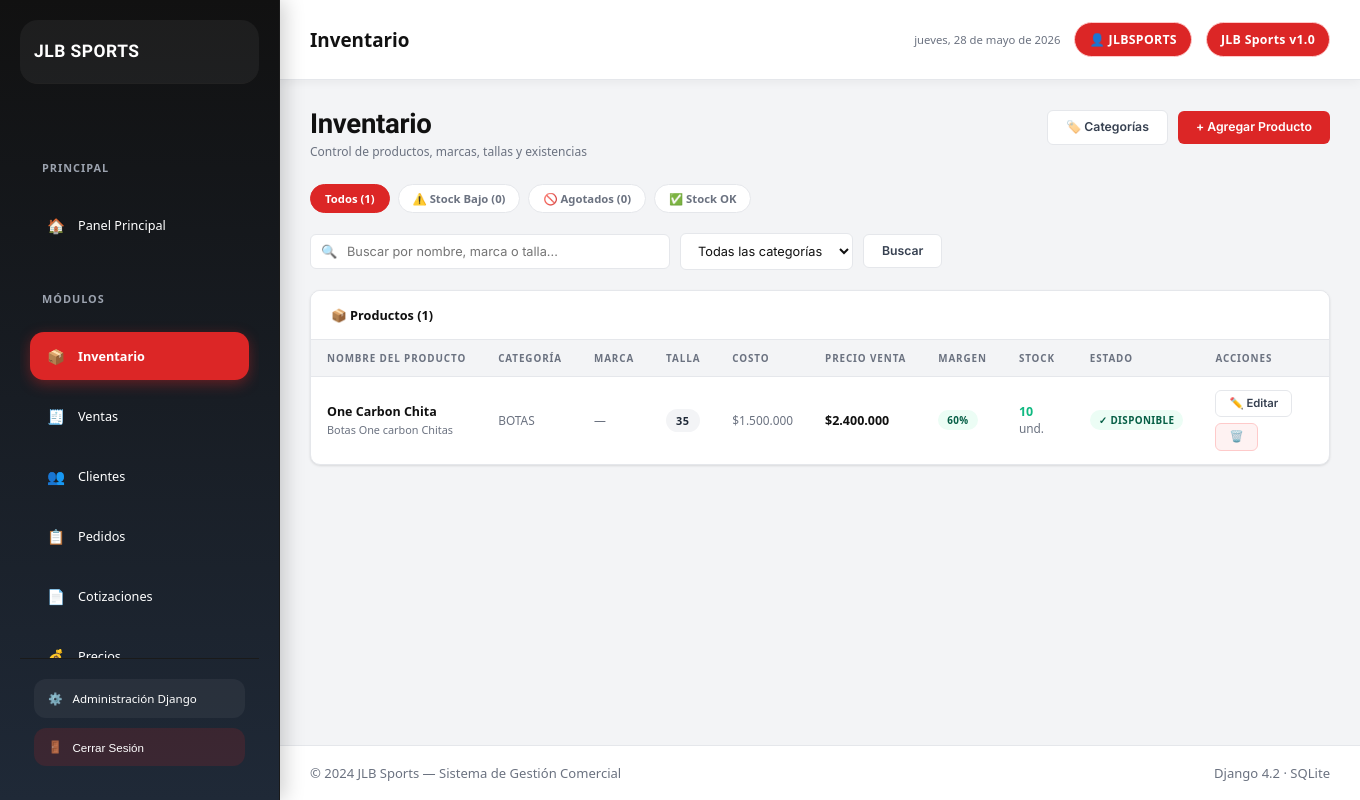
/dashboard/products/ (signed in), run on an earlier commit of the app's database.
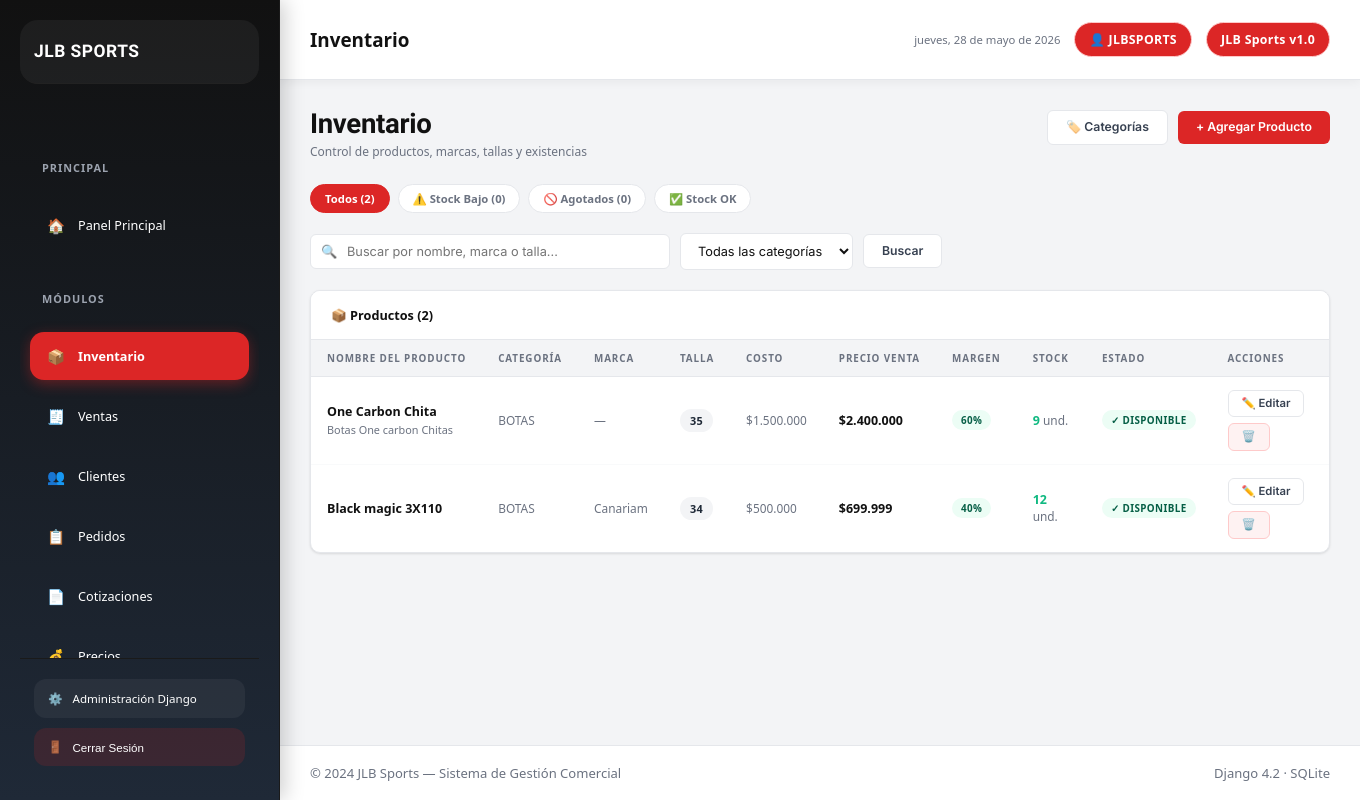
And on a later commit of the database.
### inventory/models.py (models this page shows, shortened)
class Product(models.Model):
    codigo = models.CharField(
        max_length=50,
        unique=True,
        null=True,
        blank=True,
        default=None,
        verbose_name='Código'
    )
    name = models.CharField(max_length=200)
    category = models.ForeignKey(
        Category,
        on_delete=models.SET_NULL,
        null=True,
        blank=True,
        related_name='products'
    )
    marca = models.CharField(
        max_length=100,
        blank=True,
        default=''
    )
    talla = models.CharField(
        max_length=20,
        blank=True,
        default=''
    )
    color = models.CharField(
        max_length=100,
        blank=True,
        default='',
        verbose_name='Color(es)',
        help_text='Colores disponibles separados por coma. Ej: Rojo, Azul, Negro'
    )
    description = models.TextField(blank=True)
    cost_price = models.DecimalField(
        max_digits=10,
        decimal_places=2
    )
    sale_price = models.DecimalField(
        max_digits=10,
        decimal_places=2
    )
    stock_quantity = models.IntegerField(default=0)
    min_stock = models.IntegerField(default=5)
    created_at = models.DateTimeField(auto_now_add=True)
    @property
    def is_low_stock(self):
        return (
            self.stock_quantity > 0 and
            self.stock_quantity <= self.min_stock
        )
    @property
    def profit_margin(self):
        if self.cost_price and self.cost_price > 0:
            return ((self.sale_price - self.cost_price) / self.cost_price) * 100
        return 0

class Category(models.Model):
    name = models.CharField(max_length=100)
    description = models.TextField(blank=True)

### inventory/views.py (the view)
# urls.py: path('products/', views.product_list, name='product_list'),
@login_required
def product_list(request):
    query = request.GET.get('q', '')
    category_id = request.GET.get('category', '')
    stock_filter = request.GET.get('stock', '')
    products = Product.objects.select_related('category').prefetch_related('color_stocks').all()
    if query:
        products = products.filter(
            Q(name__icontains=query) | Q(codigo__icontains=query) |
            Q(description__icontains=query) | Q(marca__icontains=query) |
            Q(talla__icontains=query) | Q(color__icontains=query)
        )
    if category_id:
        products = products.filter(category_id=category_id)
    if stock_filter == 'bajo':
        products = products.filter(stock_quantity__gt=0, stock_quantity__lte=F('min_stock'))
    elif stock_filter == 'agotado':
        products = products.filter(stock_quantity=0)
    elif stock_filter == 'ok':
        products = products.filter(stock_quantity__gt=F('min_stock'))
    categories = Category.objects.all()
    total_count = Product.objects.count()
    low_count = Product.objects.filter(stock_quantity__gt=0, stock_quantity__lte=F('min_stock')).count()
    out_count = Product.objects.filter(stock_quantity=0).count()
    context = {
        'products': products,
        'categories': categories,
        'query': query,
        'selected_category': category_id,
        'stock_filter': stock_filter,
        'total_count': total_count,
        'low_count': low_count,
        'out_count': out_count,
        'active_page': 'inventory',
    }
    return render(request, 'inventory/product_list.html', context)

### inventory/templatetags/jlb_filters.py (called while the page is built)
@register.filter
def pesos(value):
    try:
        value = Decimal(str(value))
        if value == value.to_integral_value():
            formatted = f"{int(value):,}".replace(",", ".")
        else:
            formatted = f"{value:,.0f}".replace(",", ".")
        return f"${formatted}"
    except (ValueError, TypeError):
        return f"${value}"

### templates/inventory/product_list.html (shortened to what this page needs)
{% extends 'base.html' %}
{% load jlb_filters %}
{% block topbar_title %}Inventario{% endblock %}
{% block content %}
<div class="seccion-header">
  <div>
    <h1 class="seccion-titulo">Inventario</h1>
    <p class="seccion-subtitulo">Control de productos, marcas, tallas y existencias</p>
  </div>
  <div class="seccion-acciones">
    <a href="{% url 'category_list' %}" class="btn btn-outline">🏷️ Categorías</a>
    <a href="{% url 'product_create' %}" class="btn btn-rojo">+ Agregar Producto</a>
  </div>
</div>
<div class="filtros-rapidos">
  <a href="{% url 'product_list' %}{% if query %}?q={{ query }}{% endif %}"
     class="filtro-btn {% if not stock_filter %}activo{% endif %}">
    Todos ({{ total_count }})
  </a>
  <a href="?stock=bajo{% if query %}&q={{ query }}{% endif %}{% if selected_category %}&category={{ selected_category }}{% endif %}"
     class="filtro-btn {% if stock_filter == 'bajo' %}activo{% endif %}">
    ⚠️ Stock Bajo ({{ low_count }})
  </a>
  <a href="?stock=agotado{% if query %}&q={{ query }}{% endif %}{% if selected_category %}&category={{ selected_category }}{% endif %}"
     class="filtro-btn {% if stock_filter == 'agotado' %}activo{% endif %}">
    🚫 Agotados ({{ out_count }})
  </a>
  <a href="?stock=ok{% if query %}&q={{ query }}{% endif %}{% if selected_category %}&category={{ selected_category }}{% endif %}"
     class="filtro-btn {% if stock_filter == 'ok' %}activo{% endif %}">
    ✅ Stock OK
  </a>
</div>
<form method="get" class="filtros-barra">
  <div class="busqueda-wrap">
    <span class="busqueda-icono">🔍</span>
    <input type="text" name="q" value="{{ query }}" placeholder="Buscar por nombre, marca o talla...">
  </div>
  <select name="category" style="width:auto;min-width:160px;" onchange="this.form.submit()">
    <option value="">Todas las categorías</option>
  </select>
  <button type="submit" class="btn btn-outline">Buscar</button>
</form>
<div class="tarjeta">
  <div class="tarjeta-cab">
    <span class="tarjeta-titulo">📦 Productos ({{ products.count }})</span>
  </div>
  <div class="tabla-wrap">
    <table>
      <thead>
        <tr>
          <th>Nombre del Producto</th>
          <th>Categoría</th>
          <th>Marca</th>
          <th>Talla</th>
          <th>Costo</th>
          <th>Precio Venta</th>
          <th>Margen</th>
          <th>Stock</th>
          <th>Estado</th>
          <th>Acciones</th>
        </tr>
      </thead>
      <tbody>
        {% for p in products %}
        <tr class="
          ">
          <td>
            <div class="bold">{{ p.name }}</div>
            {% if p.description %}
              <div class="td-muted" style="font-size:0.75rem;margin-top:2px;">{{ p.description|truncatechars:45 }}</div>
            {% endif %}
          </td>
          <td class="td-muted">{{ p.category.name|default:"—" }}</td>
          <td class="td-muted">{{ p.marca|default:"—" }}</td>
          <td>
            {% if p.talla %}
              <span class="badge badge-negro" style="font-size:0.75rem;padding:4px 10px;letter-spacing:0.5px;">
                {{ p.talla }}
              </span>
            {% else %}
              <span class="td-muted">—</span>
            {% endif %}
          </td>
          <td class="td-muted">{{ p.cost_price|pesos }}</td>
          <td class="bold">{{ p.sale_price|pesos }}</td>
          <td>
            <span class="badge
              {% if p.profit_margin >= 30 %}badge-verde
              {% elif p.profit_margin >= 15 %}badge-amarillo
              {% else %}badge-rojo{% endif %}">
              {{ p.profit_margin|floatformat:0 }}%
            </span>
          </td>
          <td>
            <span class="bold
              {% if p.stock_quantity == 0 %}txt-rojo
              {% elif p.is_low_stock %}txt-rojo
              {% else %}txt-verde{% endif %}">
              {{ p.stock_quantity }}
            </span>
            <span class="td-muted"> und.</span>
          </td>
          <td>
            {% if p.stock_quantity == 0 %}
              <span class="badge badge-rojo">🚫 Agotado</span>
            {% elif p.is_low_stock %}
              <span class="badge badge-amarillo">⚠️ Stock Bajo</span>
            {% else %}
              <span class="badge badge-verde">✓ Disponible</span>
            {% endif %}
          </td>
          <td>
            <div class="td-acciones">
              <a href="{% url 'product_edit' p.pk %}" class="btn btn-outline btn-sm">✏️ Editar</a>
              <a href="{% url 'product_delete' p.pk %}"
                 class="btn btn-sm"
                 style="background:var(--rojo-suave);color:var(--rojo);border:1px solid var(--rojo-borde);">
                🗑️
              </a>
            </div>
          </td>
        </tr>
        {% endfor %}
      </tbody>
    </table>
  </div>
</div>
{% endblock %}

### templates/base.html (shortened to what this page needs)
{% load static %}
{% load jlb_filters %}
<!DOCTYPE html>
<html lang="es">
<head>
  <link rel="stylesheet" href="{% static 'css/style.css' %}">
</head>
<body>
<aside class="sidebar">
  <a href="{% url 'dashboard' %}" class="sidebar-brand">
    <div class="brand-text">
      <div class="brand-nombre">JLB Sports</div>
    </div>
  </a>
  <nav class="sidebar-nav">
    <div class="nav-grupo-label">Principal</div>
    <a href="{% url 'dashboard' %}" class="nav-enlace {% if active_page == 'dashboard' %}activo{% endif %}">
      <span class="nav-icono">🏠</span>
      Panel Principal
    </a>
    <div class="nav-grupo-label">Módulos</div>
    <a href="{% url 'product_list' %}" class="nav-enlace {% if active_page == 'inventory' %}activo{% endif %}">
      <span class="nav-icono">📦</span>
      Inventario
    </a>
    <a href="{% url 'sale_list' %}" class="nav-enlace {% if active_page == 'sales' %}activo{% endif %}">
      <span class="nav-icono">🧾</span>
      Ventas
    </a>
    <a href="{% url 'client_list' %}" class="nav-enlace {% if active_page == 'clients' %}activo{% endif %}">
      <span class="nav-icono">👥</span>
      Clientes
    </a>
    <a href="{% url 'order_list' %}" class="nav-enlace {% if active_page == 'orders' %}activo{% endif %}">
      <span class="nav-icono">📋</span>
      Pedidos
    </a>
    <a href="{% url 'quote_list' %}" class="nav-enlace {% if active_page == 'quotes' %}activo{% endif %}">
      <span class="nav-icono">📄</span>
      Cotizaciones
    </a>
    <a href="{% url 'pricing_overview' %}" class="nav-enlace {% if active_page == 'pricing' %}activo{% endif %}">
      <span class="nav-icono">💰</span>
      Precios
    </a>
  </nav>
  <div class="sidebar-pie">
    <a href="/admin/" class="sidebar-admin-link" target="_blank">
      <span>⚙️</span>
      Administración Django
    </a>
    <form method="post" action="{% url 'logout' %}" style="margin-top:10px;">
      <button type="submit" class="sidebar-admin-link" style="width:100%;border:none;cursor:pointer;background:rgba(220,38,38,0.15);">
        <span>🚪</span>
        Cerrar Sesión
      </button>
    </form>
  </div>
</aside>
<div class="main-wrap">
  <header class="topbar">
    <div class="topbar-izq">
      <span class="topbar-titulo">
        {% block topbar_title %}JLB Sports{% endblock %}
      </span>
    </div>
    <div class="topbar-der">
      <span class="topbar-fecha" id="topbar-fecha"></span>
      {% if user.is_authenticated %}
      <span class="topbar-chip">👤 {{ user.username }}</span>
      {% endif %}
      <span class="topbar-chip">JLB Sports v1.0</span>
    </div>
  </header>
  <main class="pagina-contenido">
    {% block content %}{% endblock %}
  </main>
  <footer class="page-footer">
    <span>© 2024 JLB Sports — Sistema de Gestión Comercial</span>
    <span>Django 4.2 · SQLite</span>
  </footer>
</div>
</body>
</html>

### templates/base.html (style rules this page uses)
:root { --rojo-principal:#DC2626; --rojo-oscuro:#B91C1C; --negro:#111111; --gris-oscuro:#1F2937; --gris-claro:#F3F4F6; --blanco:#FFFFFF; --verde:#10B981; --alerta:#EF4444; }
* { margin:0; padding:0; box-sizing:border-box; }
body { font-family: 'Segoe UI', sans-serif; background: var(--gris-claro); color: var(--gris-oscuro); display:flex; min-height:100vh; }
.sidebar { width:280px; background: linear-gradient(180deg,var(--negro),var(--gris-oscuro)); color:white; display:flex; flex-direction:column; padding:20px; position:fixed; height:100vh; overflow-y:auto; box-shadow:4px 0 20px rgba(0,0,0,0.2); }
.sidebar-brand { display:flex; align-items:center; gap:14px; text-decoration:none; margin-bottom:30px; padding:14px; border-radius:18px; background: rgba(255,255,255,0.05); transition:0.3s; }
.brand-text { display:flex; flex-direction:column; }
.brand-nombre { font-size:1.2rem; font-weight:700; color:white; }
.nav-grupo-label { font-size:0.75rem; text-transform:uppercase; color:#9ca3af; margin:18px 0 10px; letter-spacing:1px; }
.sidebar-nav { display:flex; flex-direction:column; gap:8px; }
.nav-enlace { display:flex; align-items:center; gap:12px; padding:14px 16px; border-radius:14px; color:white; text-decoration:none; transition:0.3s; font-weight:500; position:relative; }
.nav-enlace.activo { background:var(--rojo-principal); box-shadow:0 4px 14px rgba(220,38,38,0.4); }
.nav-icono { font-size:1.1rem; }
.sidebar-pie { margin-top:auto; padding-top:20px; }
.sidebar-admin-link { display:flex; align-items:center; gap:10px; text-decoration:none; color:white; padding:12px 14px; border-radius:12px; background:rgba(255,255,255,0.05); transition:0.3s; }
.main-wrap { margin-left:280px; flex:1; display:flex; flex-direction:column; min-height:100vh; }
.topbar { height:80px; background:white; display:flex; align-items:center; justify-content:space-between; padding:0 30px; box-shadow:0 2px 10px rgba(0,0,0,0.05); }
.topbar-titulo { font-size:1.3rem; font-weight:700; color:var(--negro); }
.topbar-der { display:flex; align-items:center; gap:14px; }
.topbar-chip { background:var(--rojo-principal); color:white; padding:8px 14px; border-radius:999px; font-size:0.85rem; font-weight:600; }
.pagina-contenido { padding:30px; flex:1; }
.page-footer { background:white; padding:18px 30px; display:flex; justify-content:space-between; font-size:0.9rem; color:#6b7280; border-top:1px solid #e5e7eb; }

What changed in the data, as far as the page shows it:
changed Product "One Carbon Chita": stock_quantity "10" → "9"
added Product: name "Black magic 3X110", category.name "BOTAS", marca "Canariam", talla "34", cost_price|pesos "$500.000", sale_price|pesos "$699.999", profit_margin "40", stock_quantity "12", min_stock "✓ DISPONIBLE"
Also different on the page:
{{ total_count }}: "1" → "2"
{{ products.count }}: "1" → "2"
